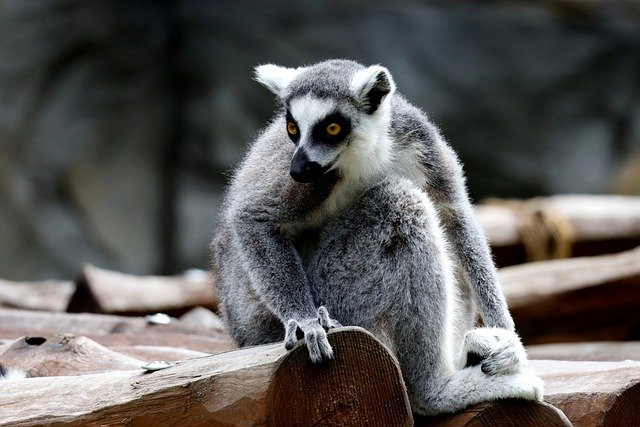
#> input picture opencv_colorspace/monkey.jpg, 640 x 427 px
$ python hue_object.py
#> lines starting #> are read from the running program, lines starting #| are printed output that depends on the picture; after the words box and inside, x2 and y2 are one past the last pixel; in counts of white or black regions, pixels touching at a corner belong together
import cv2
import numpy as np

def proc_threshold(value):
    thresh[0] = cv2.getTrackbarPos('Hue_th1', 'result')
    thresh[1] = cv2.getTrackbarPos('Hue_th2', 'result')

    # [12 lines of commented-out code are left out]
    _, result = cv2.threshold(hue, thresh[1], 255, cv2.THRESH_TOZERO_INV)
    # cv2.THRESH_TOZERO_INV: thresh[1] 이상의 값은 0으로, 이하의 값은 그대로 가져옴
    cv2.threshold(result, thresh[0], 255, cv2.THRESH_BINARY, result)
    # cv2.THRESH_BINARY: thresh[0] 이하의 값은 0으로, 이상은 255로 지정
    cv2.imshow('result', result)

bgr_img = cv2.imread('monkey.jpg', cv2.IMREAD_COLOR)
#> bgr_img is the input picture: shape (427, 640, 3); mean B, G, R 88.8, 90.3, 91.7
if bgr_img is None: raise Exception('영상 읽기 에러')

hsv_img = cv2.cvtColor(bgr_img, cv2.COLOR_BGR2HSV)
#> hsv_img: shape (427, 640, 3); mean H, S, V 66.4, 56.1, 96.8
hue = np.copy(hsv_img[:, :, 0]) # hue 행렬에 색상 채널 복사
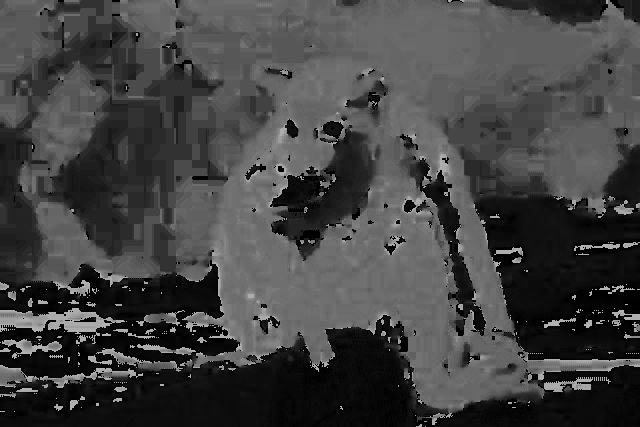
#> hue: shape (427, 640); min 0, max 179, mean 66.4

thresh = [50, 100]
cv2.namedWindow('result')
# trackbarname, winname, value, count, onChange
cv2.createTrackbar('Hue_th1', 'result', thresh[0], 255, proc_threshold)
cv2.createTrackbar('Hue_th2', 'result', thresh[1], 255, proc_threshold)
proc_threshold(thresh[0])
#> in proc_threshold, `_, result = cv2.threshold(hue, thresh[1], 255, cv2.THRESH_TOZERO_INV)`:
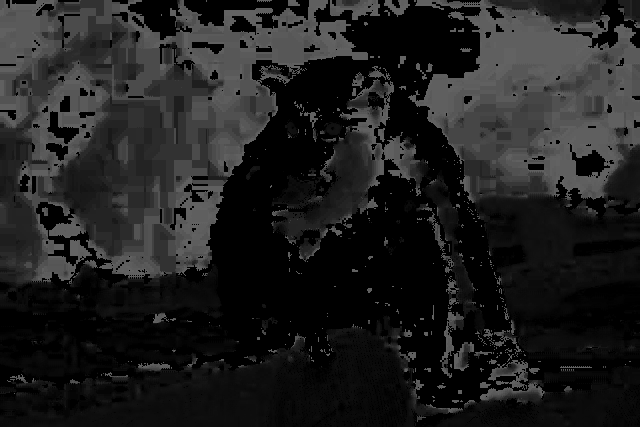
#> result: shape (427, 640); min 0, max 100, mean 31.3
#> in proc_threshold, `cv2.threshold(result, thresh[0], 255, cv2.THRESH_BINARY, result)`:
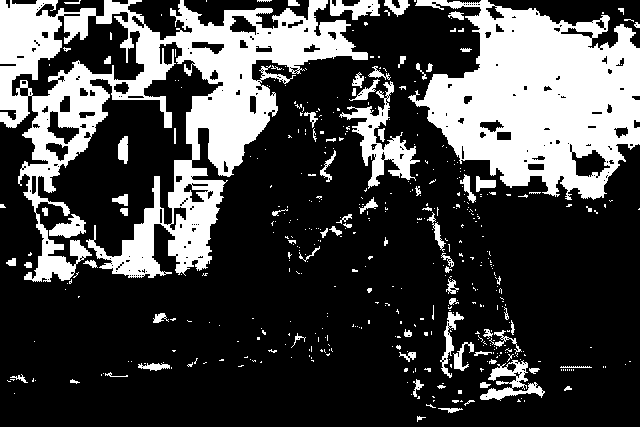
#> result: shape (427, 640); 27.3% white; 466 white regions (386 under 20 px), largest, box (x1, y1, x2, y2) and area: (0, 0, 368, 282) 35644, (408, 0, 640, 200) 27859, (339, 81, 420, 189) 2395
cv2.imshow('bgr_img', bgr_img)
cv2.waitKey(0)

$ run again, with opencv_colorspace/pencils.jpg copied over opencv_colorspace/monkey.jpg
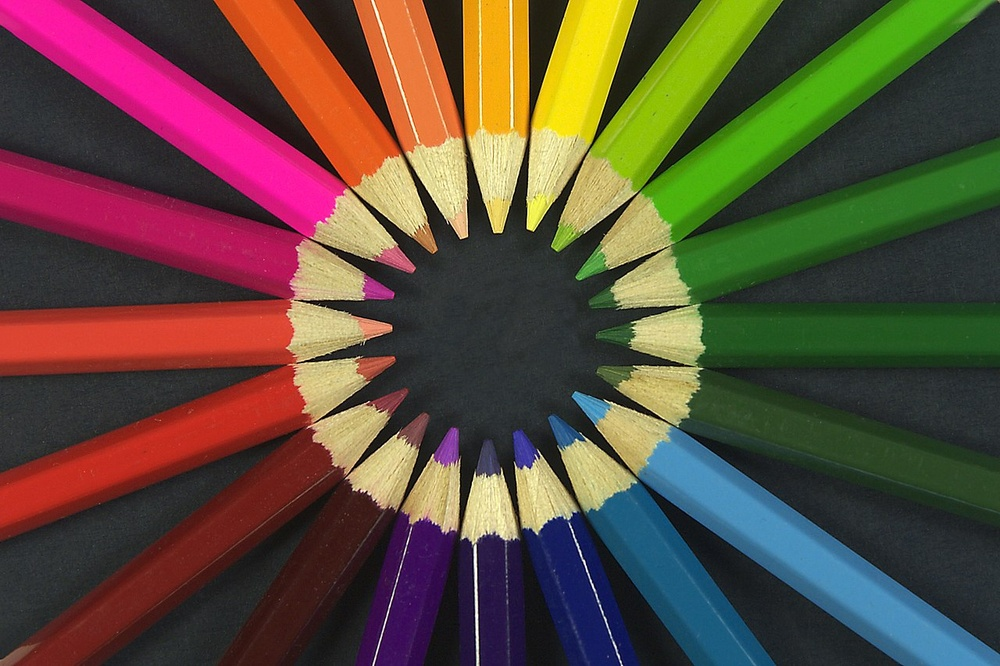
#> input picture opencv_colorspace/pencils.jpg, 1000 x 666 px, shrunk from 1280 x 853 before the run
#> bgr_img is the input picture: shape (666, 1000, 3); mean B, G, R 59, 75, 92.9
#> hsv_img: shape (666, 1000, 3); mean H, S, V 69.6, 123.7, 110.3
#> `hue = np.copy(hsv_img[:, :, 0])`:
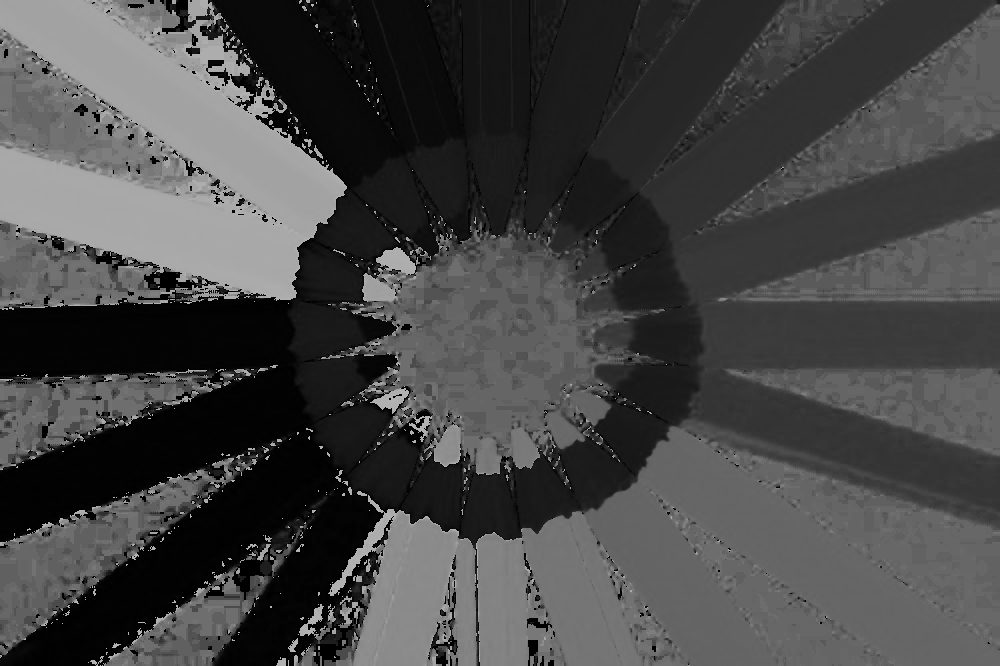
#> hue: shape (666, 1000); min 0, max 179, mean 69.6
#> in proc_threshold, `cv2.threshold(result, thresh[0], 255, cv2.THRESH_BINARY, result)`:
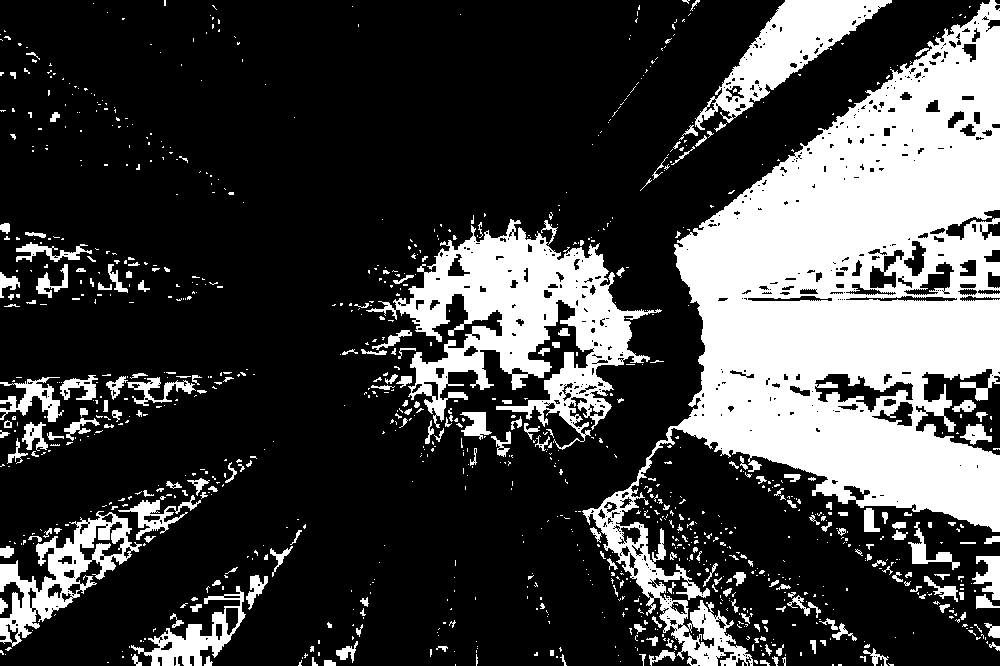
#> result: shape (666, 1000); 26% white; 1051 white regions (835 under 20 px), largest, box (x1, y1, x2, y2) and area: (582, 0, 1000, 666) 109094, (366, 219, 662, 450) 24800, (695, 0, 892, 130) 8027
